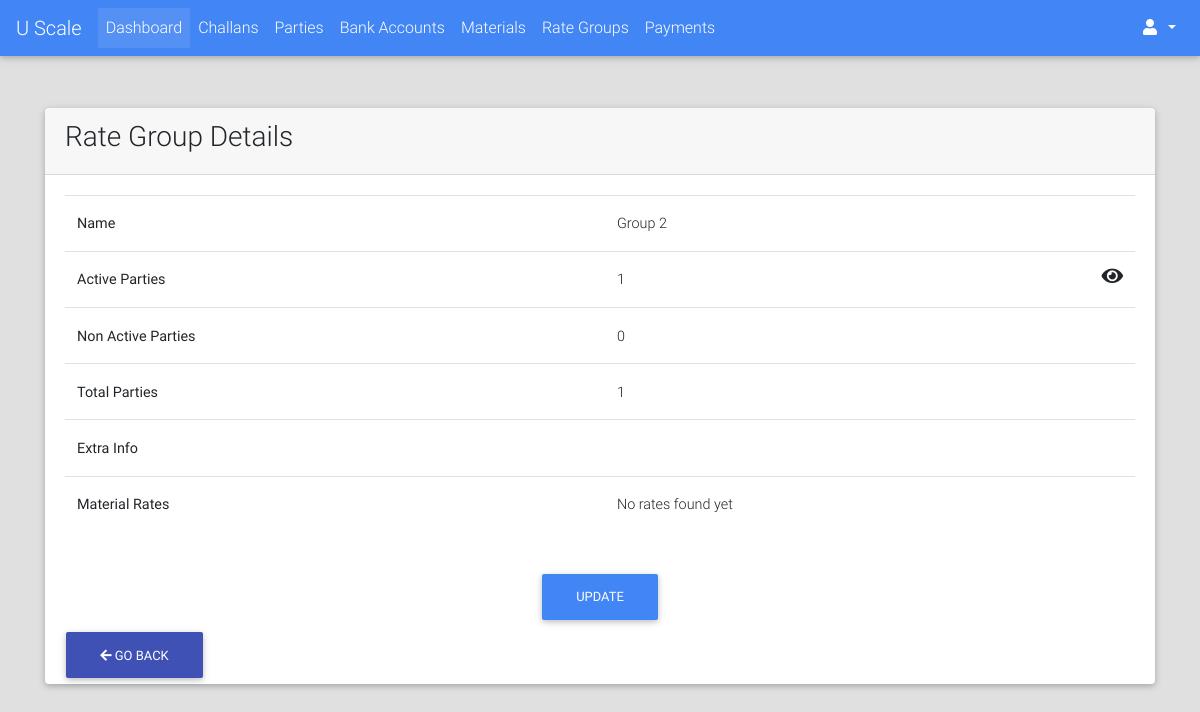
Before: /rates/rate_group/2/detail (signed in) with the older database file.
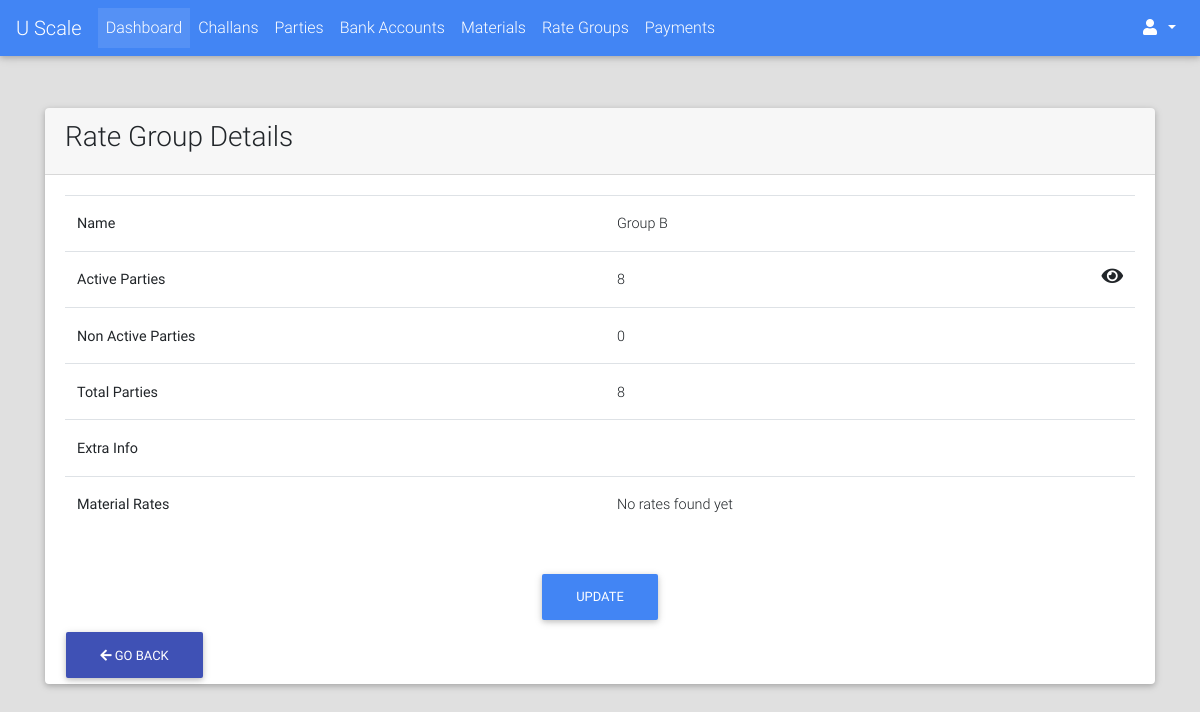
After: the same page with the newer database file.
### rates/models.py (models this page shows, shortened)
class RateGroup(models.Model):
    name = models.CharField(max_length=64)
    extra_info = models.TextField(blank=True)
    is_active = models.BooleanField(default=True)
    def __str__(self):
        return self.name
    @property
    def get_active_parties(self):
        return self.party_set.filter(is_active=True)
    @property
    def get_non_active_parties(self):
        return self.party_set.filter(is_active=False)
    @property
    def get_update_url(self):
        return reverse_lazy("rates:rate_group_update", kwargs={"id": self.id})

### rates/views.py (the view)
# urls.py: url(r"^rate_group/(?P<id>[0-9]+)/detail$", views.RateGroupDetailView.as_view(), name="rate_group_detail"),
class RateGroupDetailView(LoginRequiredMixin, DetailView):
    model = RateGroup
    template_name = "rates/rate_groups/detail.html"
    slug_field = "id"
    slug_url_kwarg = "id"
    context_object_name = "rate_group"

### parties/models.py (called while the page is built)
    @property
    def get_absolute_url(self):
        return reverse_lazy("parties:detail", kwargs={"party_code": self.party_code})

    @property
    def get_update_url(self):
        return reverse_lazy("parties:update", kwargs={"party_code": self.party_code})

### portal/templates/rates/rate_groups/detail.html (shortened to what the changed rows need)
{% extends "portal/base.html" %}
{% load crispy_forms_tags %}
{% load static %}
{% block custom_links %}
    <link href="{% static "css/addons/datatables.min.css" %}" rel="stylesheet">
    <link href="{% static "css/addons/datatables-select.min.css" %}" rel="stylesheet">
{% endblock %}
{% block content %}
    <br><br>
    <div class="container">
        <div class="card">
            <div class="card-body">
                <table class="table">
                    <tbody>
                        <tr>
                            <th>Name</th>
                            <td>{{ rate_group.name }}</td>
                        </tr>
                        <tr>
                            <th>Active Parties</th>
                            <td>
                                {{ rate_group.get_active_parties.count }}
                                <i id="parties_toggle" class="fa fa-eye fa-lg float-right"></i>
                            </td>
                        </tr>
                        <tr>
                            <th>Non Active Parties</th>
                            <td>{{ rate_group.get_non_active_parties.count }}</td>
                        </tr>
                        <tr>
                            <th>Total Parties</th>
                            <td>{{ rate_group.party_set.count }}</td>
                        </tr>
                        <tr>
                            <th>Extra Info</th>
                        </tr>
                        <tr>
                            <th>Material Rates</th>
                        </tr>
                    </tbody>
                </table>
            </div>
        </div>
    </div>
{% endblock %}

Changed rows visible on the page:
changed RateGroup: name "Group 2" → "Group B"; get_active_parties.count "1" → "8"; party_set.count "1" → "8"
